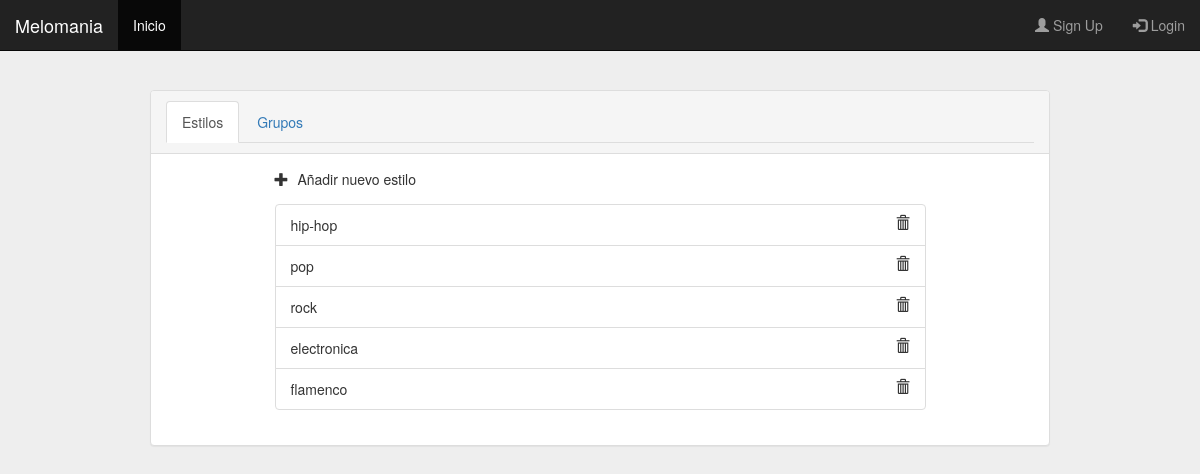
The app's page /admin.php with its own data.
### tables this page shows
CREATE TABLE `estilos` (
  `id_estilo` int(11) NOT NULL,
  `nombre` varchar(24) NOT NULL
);

### modelo/estiloDAO.php (called while the page is built, shortened)
<?php
  require_once("estilo.php");
  class EstiloDAO {
    public function getStyles(){
      $con = DB::getInstance()->getConnection();
      $result = array();
      $query = "SELECT * FROM estilos";
      if ($res = $con->query($query)){
        while($row = $res->fetch_row()){
          $estilo = new Estilo($row[0], $row[1]);
          array_push($result, $estilo);
        }
      }
      return  $result;
    }
  }
?>

### modelo/estilo.php (called while the page is built, shortened)
<?php
  class Estilo {
    private $name;
    public function __construct($id, $name){
      $this->name = $name;
    }
    public function getName(){
      return $this->name;
    }
  }
 ?>

### admin.php (the view, shortened to what this page needs)
<?php session_start();
require_once("modelo/estiloDAO.php");
require_once("modelo/estilo.php");
?>
<!DOCTYPE html>
<html>
  <head>
    <link rel="stylesheet" type="text/css" href="./style/styles.css">
    <link rel="stylesheet" href="https://maxcdn.bootstrapcdn.com/bootstrap/3.3.7/css/bootstrap.min.css">
  </head>
  <body>
    <?php include ('cabecera.php');?>
    <div class="wrapper">
      <div class="panel with-nav-tabs panel-default">
          <div class="panel-heading">
            <ul class="nav nav-tabs">
              <li class="active"><a href="#tab1default" data-toggle="tab">Estilos</a></li>
              <li><a href="#tab2default" data-toggle="tab">Grupos</a></li>
            </ul>
          </div>
          <div class="panel-body">
              <div class="tab-content">
                  <div class="tab-pane fade in active" id="tab1default">
                    <div class="message" data-toggle="modal" data-target="#estilos">
                      <span class="glyphicon glyphicon-plus"></span>
                      <p>Añadir nuevo estilo</p>
                    </div>
                    <ul class="list-group">
                      <?php
                        $styleDAO = new EstiloDAO();
                        $listStyles = $styleDAO->getStyles();
                        foreach($listStyles as $style){ ?>
                          <li class="list-group-item"><?php echo $style->getName() ?><spam class="glyphicon glyphicon-trash"></spam></li>
                        <?php }
                       ?>
                    </ul>
                  </div>
                  </div>
              </div>
          </div>
      </div>
  </body>
</html>

### style/styles.css (style rules this page uses)
body { background: #eee !important; padding-top: 45px; }
.wrapper { margin-top: 45px; margin-bottom: 80px; }
.list-group { width: 75%; margin: auto; }
.message { width: 75%; margin: auto; padding-bottom: 15px; cursor: pointer; }
.message p { display: inline; margin-left: 5px; }
div.panel { width:75%; margin:auto; }
spam.glyphicon { float:right; }

### records on screen
estilos: nombre "hip-hop"
estilos: nombre "pop"
estilos: nombre "rock"
estilos: nombre "electronica"
estilos: nombre "flamenco"
